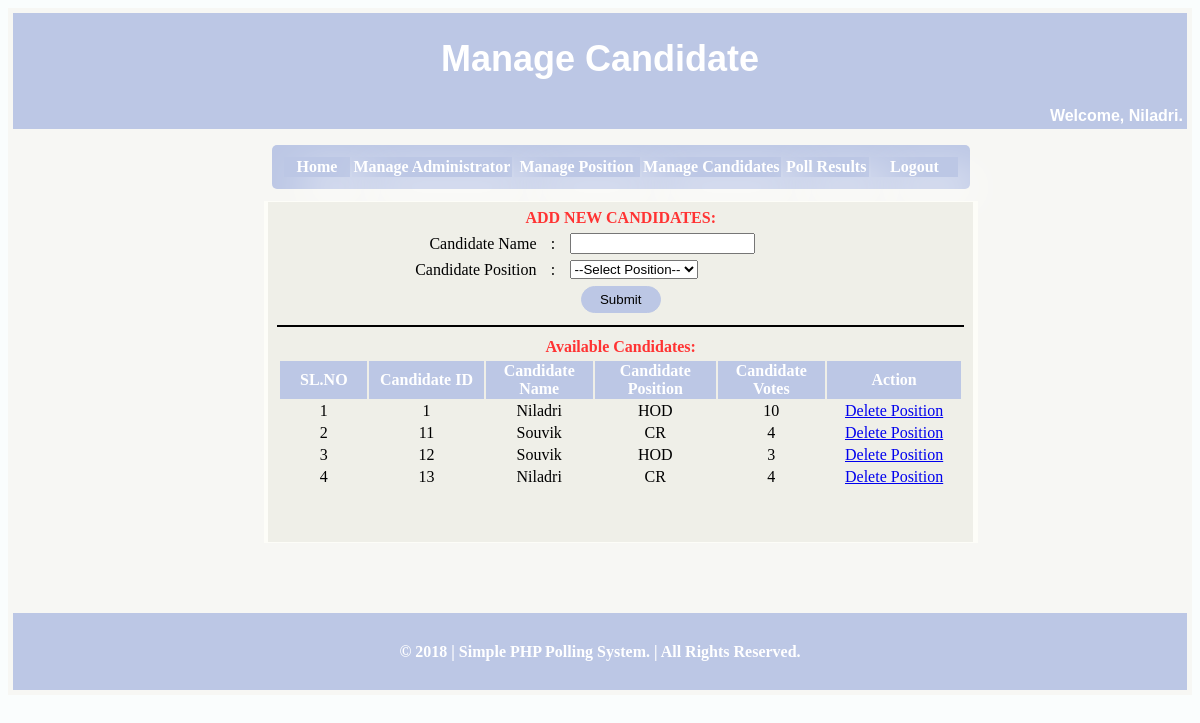
The app's page /manage_candidate.php (signed in) with its own data.
### tables this page shows
CREATE TABLE IF NOT EXISTS `tbs_candidate` (
  `candidate_id` int(11) NOT NULL AUTO_INCREMENT,
  `candidate_name` varchar(255) NOT NULL,
  `candidate_position` varchar(255) NOT NULL,
  `candidate_votes` int(11) DEFAULT NULL,
  PRIMARY KEY (`candidate_id`)
);

### manage_candidate.php (the view, shortened to what this page needs)
<?php
$user='id15273222_niladri_voting';
$pass='Nilmoni@1994';
$db='id15273222_polling';
$db= new mysqli('localhost', $user, $pass, $db) or die("DANG!!...unable to connect!");
$fname1=$_SESSION['first_name'];
?>
<?php
$esql="SELECT * FROM tb_position";
$positions=mysqli_query($db,$esql);
?>
<!DOCTYPE html PUBLIC "-//W3C//DTD XHTML 1.0 Transitional//EN" "http://www.w3.org/TR/xhtml1/DTD/xhtml1-transitional.dtd">
<html xmlns="http://www.w3.org/1999/xhtml">
<head>
</head>
<body bgcolor="#FAFDFD">
<form id="form1" name="form1" method="post" action="">
  <table width="100%" border="0" bgcolor="#F7F7F4">
    <tr>
      <td><table width="100%" height="584" border="0">
    <tr>
      <td height="75" colspan="3" align="center" bgcolor="#BCC7E5"><h1 class="style7"><span class="style1"><span class="style8"><font color="#FFFFFF">Manage Candidate</font><font color="#FFFFFF"> </font></span></h1>
        <table width="25%" border="0" align="right">
          <tr>
            <td align="right" class="style6"><b>Welcome, <?php echo $fname1;?>.</b></td>
          </tr>
        </table></td>
    </tr>
    <tr>
      <td width="21%" height="412">&nbsp;</td>
      <td width="57%" align="center"><table width="108%" height="388" border="0">
        <tr>
          <td height="63" align="center"><table width="98%" border="0" class="box">
            <tr>
              <td width="10%" align="center" class="cell"><a href="admin_home.php"><strong>Home</strong></a></td>
              <td width="24%" align="center" class="cell"><a href="manage_admin.php"><strong>Manage Administrator</strong></a></td>
              <td width="19%" align="center" class="cell"><a href="manage_position.php"><strong>Manage Position</strong></a></td>
              <td width="21%" align="center" class="cell"><a href="manage_candidate.php"><strong>Manage Candidates</strong></a></td>
              <td width="13%" align="center" class="cell"><a href="admin_poll_result.php"><strong> Poll Results</strong></a></td>
              <td width="13%" align="center" class="cell"><a href="logout.php"><strong> Logout</strong></a> </td>
            </tr>
          </table></td>
        </tr>
        <tr>
          <td height="256" align="center" bordercolor="#00CCFF" bgcolor="#FDFDF8"><table width="99%" height="245" border="0" bgcolor="#EFEFE8">
            <tr>
              <td align="center" valign="top"><table width="98%" height="112" border="0">
                <tr>
                  <td colspan="3" align="center"><strong><font color="#FF3333">ADD NEW CANDIDATES:</font></strong> </td>
                  </tr>
                <tr>
                  <td width="38%" align="right">Candidate Name </td>
                  <td width="4%" align="center">:</td>
                  <td width="58%" align="left"><input name="cname" type="text" id="cname" required/></td>
                </tr>
                <tr>
                  <td align="right">Candidate Position </td>
                  <td align="center">:</td>
                  <td align="left"><SELECT NAME="cposition" id="cposition" required>
    <OPTION VALUE="">--Select Position--
    <?php
    while ($row=mysqli_fetch_array($positions)){
    echo "<OPTION VALUE=$row[position_name]>$row[position_name]";
    }
    ?>
    </SELECT></td>
                </tr>
                <tr>
                  <td colspan="3" align="center"><input type="submit" name="Submit" value="Submit" class="box2" /></td>
                  </tr>
              </table>
			  <hr color="#000000" width="98%" />
			  <table width="98%" border="0">
			  <tr><td colspan="4" align="center"><strong><font color="#FF3333">Available Candidates:</font></strong></td></tr>
			  </table>
			  <?php
				$csql = "select * from tbs_candidate";
				$crec = mysqli_query($db,$csql);
				$cnum = mysqli_num_rows($crec);
				if($cnum > 0)
				{
				?>
			  <table width="98%" border="0">
                <tr>
				  <td width="13%" align="center" bgcolor="#BCC7E5"><strong><font color="#FFFFFF">SL.NO</font></strong></td>
                  <td width="17%" align="center" bgcolor="#BCC7E5"><strong><font color="#FFFFFF">Candidate ID</font></strong></td>
                  <td width="16%" align="center" bgcolor="#BCC7E5"><strong><font color="#FFFFFF">Candidate Name</font></strong> </td>
                  <td width="18%" align="center" bgcolor="#BCC7E5"><strong><font color="#FFFFFF">Candidate Position</font></strong> </td>
				  <td width="16%" align="center" bgcolor="#BCC7E5"><strong><font color="#FFFFFF">Candidate Votes</font></strong> </td>
                  <td width="20%" align="center" bgcolor="#BCC7E5"><strong><font color="#FFFFFF">Action</font></strong></td>
                </tr>
				<?php
				  $j = 1;
				  while($cres = mysqli_fetch_assoc($crec))
				  {
				  ?>
                <tr>
                  <td align="center"><?php echo $j;?></td>
                  <td align="center"><?php echo $cres['candidate_id'];?></td>
                  <td align="center"><?php echo $cres['candidate_name'];?></td>
                  <td align="center"><?php echo $cres['candidate_position'];?></td>
				  <td align="center"><?php echo $cres['candidate_votes'];?></td>
				  <td align="center"><a href="#" onclick="conf1('manage_candidate.php?D=<?php echo $cres['candidate_id'];?>')">Delete Position</a></td>
                </tr>
				<?php
				  $j++;
				  }
				  ?>
              </table>
			  <?php
				  }
				?>
			  <p>&nbsp;</p></td>
            </tr>
          </table></td>
        </tr>
        <tr>
          <td height="61" align="center">&nbsp;</td>
        </tr>
      </table></td>
      <td width="22%"></td>
    </tr>
    <tr>
      <td height="75" colspan="3" align="center" bgcolor="#BCC7E5"><font color="#FFFFFF"><strong>&copy;&nbsp;2018 | Simple PHP Polling System. | All Rights Reserved.</strong></font> </td>
    </tr>
  </table>
</td>
    </tr>
  </table>
</form>
</body>
</html>

### manage_candidate.php (style rules this page uses)
.box { width: 98%; padding: 10px; border-radius:5px; background:#BCC7E5; text-decoration:none; }
.box a:link { color:#FFFFFF; text-decoration:none; }
.cell { box-shadow: 20px 20px 20px; color:#FFFFFF; box-shadow: 20px 20px 45px; }
.style6 { font-family: Arial; color:#FFFFFF; }
.style7 { font-size: 36px }
.style8 { font-family: Arial }

### records on screen
tbs_candidate: candidate_id "1", candidate_name "Niladri", candidate_position "HOD", candidate_votes "10"
tbs_candidate: candidate_id "11", candidate_name "Souvik", candidate_position "CR", candidate_votes "4"
tbs_candidate: candidate_id "12", candidate_name "Souvik", candidate_position "HOD", candidate_votes "3"
tbs_candidate: candidate_id "13", candidate_name "Niladri", candidate_position "CR", candidate_votes "4"

### other values on screen
$fname1 "Niladri"
